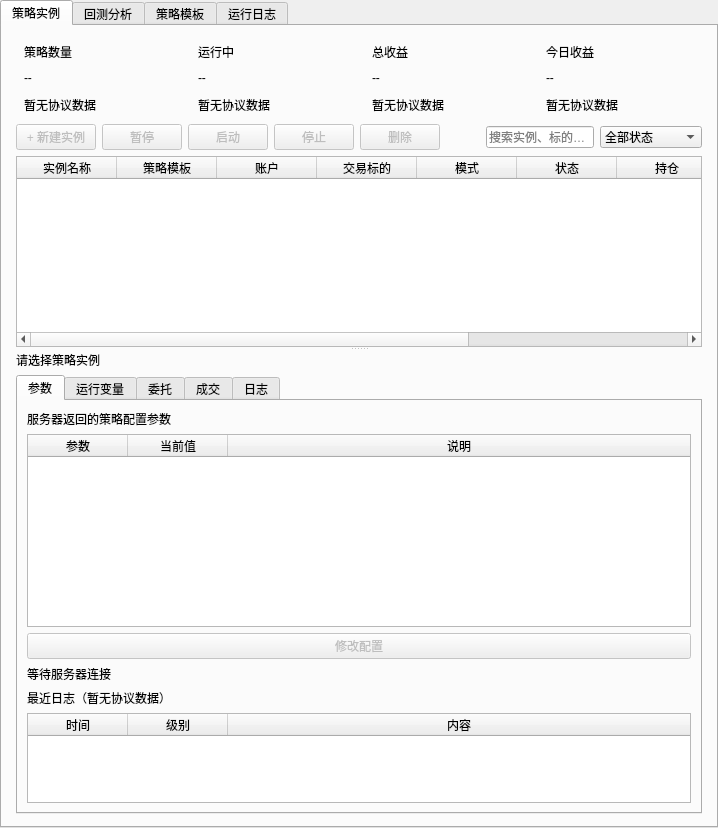
<?xml version="1.0" encoding="utf-8"?>
<ui version="4.0">
	<class>CViewStrategySettingsClass</class>
	<widget class="QWidget" name="strategyManagementPage">
		<layout class="QVBoxLayout" name="rootLayout">
			<property name="leftMargin">
				<number>0</number>
			</property>
			<property name="topMargin">
				<number>0</number>
			</property>
			<property name="rightMargin">
				<number>0</number>
			</property>
			<property name="bottomMargin">
				<number>0</number>
			</property>
			<property name="spacing">
				<number>0</number>
			</property>
			<item>
				<widget class="QTabWidget" name="strategyTabs">
					<widget class="QWidget" name="instancesPage">
						<attribute name="title">
							<string>策略实例</string>
						</attribute>
						<layout class="QVBoxLayout" name="instancesLayout" stretch="0,0,1">
							<property name="leftMargin">
								<number>14</number>
							</property>
							<property name="topMargin">
								<number>12</number>
							</property>
							<property name="rightMargin">
								<number>14</number>
							</property>
							<property name="bottomMargin">
								<number>12</number>
							</property>
							<item>
								<layout class="QHBoxLayout" name="metricsLayout" stretch="1,1,1,1">
									<property name="spacing">
										<number>10</number>
									</property>
									<item>
										<widget class="QFrame" name="strategyCountCard">
											<property name="summaryCard" stdset="0">
												<bool>true</bool>
											</property>
											<property name="minimumSize">
												<size>
													<width>0</width>
													<height>80</height>
												</size>
											</property>
											<property name="maximumSize">
												<size>
													<width>16777215</width>
													<height>80</height>
												</size>
											</property>
											<layout class="QVBoxLayout" name="strategyCountLayout">
												<property name="leftMargin">
													<number>8</number>
												</property>
												<property name="topMargin">
													<number>1</number>
												</property>
												<property name="rightMargin">
													<number>8</number>
												</property>
												<property name="bottomMargin">
													<number>1</number>
												</property>
												<property name="spacing">
													<number>1</number>
												</property>
												<item>
													<widget class="QLabel" name="strategyCountTitle">
														<property name="text">
															<string>策略数量</string>
														</property>
													</widget>
												</item>
												<item>
													<widget class="QLabel" name="strategyCountValue">
														<property name="text">
															<string>--</string>
														</property>
														<property name="strategyMetric" stdset="0">
															<bool>true</bool>
														</property>
													</widget>
												</item>
												<item>
													<widget class="QLabel" name="strategyCountHint">
														<property name="text">
															<string>暂无协议数据</string>
														</property>
													</widget>
												</item>
											</layout>
										</widget>
									</item>
									<item>
										<widget class="QFrame" name="runningCountCard">
											<property name="summaryCard" stdset="0">
												<bool>true</bool>
											</property>
											<property name="minimumSize">
												<size>
													<width>0</width>
													<height>80</height>
												</size>
											</property>
											<property name="maximumSize">
												<size>
													<width>16777215</width>
													<height>80</height>
												</size>
											</property>
											<layout class="QVBoxLayout" name="runningCountLayout">
												<property name="leftMargin">
													<number>8</number>
												</property>
												<property name="topMargin">
													<number>1</number>
												</property>
												<property name="rightMargin">
													<number>8</number>
												</property>
												<property name="bottomMargin">
													<number>1</number>
												</property>
												<property name="spacing">
													<number>1</number>
												</property>
												<item>
											<widget class="QLabel" name="runningCountTitle">
												<property name="text">
													<string>运行中</string>
														</property>
													</widget>
												</item>
												<item>
													<widget class="QLabel" name="runningCountValue">
														<property name="text">
															<string>--</string>
														</property>
														<property name="strategyMetric" stdset="0">
															<bool>true</bool>
														</property>
														<property name="falling" stdset="0">
															<bool>true</bool>
														</property>
													</widget>
												</item>
												<item>
													<widget class="QLabel" name="runningCountHint">
														<property name="text">
															<string>暂无协议数据</string>
														</property>
													</widget>
												</item>
											</layout>
										</widget>
									</item>
									<item>
										<widget class="QFrame" name="totalProfitCard">
											<property name="summaryCard" stdset="0">
												<bool>true</bool>
											</property>
											<property name="minimumSize">
												<size>
													<width>0</width>
													<height>80</height>
												</size>
											</property>
											<property name="maximumSize">
												<size>
													<width>16777215</width>
													<height>80</height>
												</size>
											</property>
											<layout class="QVBoxLayout" name="totalProfitLayout">
												<property name="leftMargin">
													<number>8</number>
												</property>
												<property name="topMargin">
													<number>1</number>
												</property>
												<property name="rightMargin">
													<number>8</number>
												</property>
												<property name="bottomMargin">
													<number>1</number>
												</property>
												<property name="spacing">
													<number>1</number>
												</property>
												<item>
													<widget class="QLabel" name="totalProfitTitle">
														<property name="text">
															<string>总收益</string>
														</property>
													</widget>
												</item>
												<item>
													<widget class="QLabel" name="totalProfitValue">
														<property name="text">
															<string>--</string>
														</property>
														<property name="strategyMetric" stdset="0">
															<bool>true</bool>
														</property>
														<property name="rising" stdset="0">
															<bool>true</bool>
														</property>
													</widget>
												</item>
												<item>
													<widget class="QLabel" name="totalProfitHint">
														<property name="text">
															<string>暂无协议数据</string>
														</property>
													</widget>
												</item>
											</layout>
										</widget>
									</item>
									<item>
										<widget class="QFrame" name="todayProfitCard">
											<property name="summaryCard" stdset="0">
												<bool>true</bool>
											</property>
											<property name="minimumSize">
												<size>
													<width>0</width>
													<height>80</height>
												</size>
											</property>
											<property name="maximumSize">
												<size>
													<width>16777215</width>
													<height>80</height>
												</size>
											</property>
											<layout class="QVBoxLayout" name="todayProfitLayout">
												<property name="leftMargin">
													<number>8</number>
												</property>
												<property name="topMargin">
													<number>1</number>
												</property>
												<property name="rightMargin">
													<number>8</number>
												</property>
												<property name="bottomMargin">
													<number>1</number>
												</property>
												<property name="spacing">
													<number>1</number>
												</property>
												<item>
													<widget class="QLabel" name="todayProfitTitle">
														<property name="text">
															<string>今日收益</string>
														</property>
													</widget>
												</item>
												<item>
													<widget class="QLabel" name="todayProfitValue">
														<property name="text">
															<string>--</string>
														</property>
														<property name="strategyMetric" stdset="0">
															<bool>true</bool>
														</property>
														<property name="rising" stdset="0">
															<bool>true</bool>
														</property>
													</widget>
												</item>
												<item>
													<widget class="QLabel" name="todayProfitHint">
														<property name="text">
															<string>暂无协议数据</string>
														</property>
													</widget>
												</item>
											</layout>
										</widget>
									</item>
								</layout>
							</item>
							<item>
								<layout class="QHBoxLayout" name="toolbarLayout" stretch="0,0,0,0,0,0,1,0">
									<item>
										<widget class="QPushButton" name="newButton">
											<property name="text">
												<string>+ 新建实例</string>
											</property>
											<property name="enabled">
												<bool>false</bool>
											</property>
											<property name="toolTip">
												<string>等待服务器连接；运行控制需服务端协议支持</string>
											</property>
										</widget>
									</item>
									<item>
										<widget class="QPushButton" name="pauseButton">
											<property name="text">
												<string>暂停</string>
											</property>
											<property name="enabled">
												<bool>false</bool>
											</property>
											<property name="toolTip">
												<string>暂停运行中的策略</string>
											</property>
										</widget>
									</item>
									<item>
										<widget class="QPushButton" name="startButton">
											<property name="text">
												<string>启动</string>
											</property>
											<property name="enabled">
												<bool>false</bool>
											</property>
											<property name="toolTip">
												<string>等待服务器连接；运行控制需服务端协议支持</string>
											</property>
										</widget>
									</item>
									<item>
										<widget class="QPushButton" name="stopButton">
											<property name="text">
												<string>停止</string>
											</property>
											<property name="enabled">
												<bool>false</bool>
											</property>
											<property name="toolTip">
												<string>等待服务器连接；运行控制需服务端协议支持</string>
											</property>
										</widget>
									</item>
									<item>
										<widget class="QPushButton" name="deleteButton">
											<property name="text">
												<string>删除</string>
											</property>
											<property name="enabled">
												<bool>false</bool>
											</property>
											<property name="toolTip">
												<string>删除选中的策略配置</string>
											</property>
										</widget>
									</item>
									<item>
										<spacer name="toolbarSpacer">
											<property name="orientation">
												<enum>Qt::Horizontal</enum>
											</property>
											<property name="sizeHint">
												<size>
													<width>40</width>
													<height>20</height>
												</size>
											</property>
										</spacer>
									</item>
									<item>
										<widget class="QLineEdit" name="searchEdit">
											<property name="placeholderText">
												<string>搜索实例、标的或模板</string>
											</property>
											<property name="clearButtonEnabled">
												<bool>true</bool>
											</property>
										</widget>
									</item>
									<item>
										<widget class="QComboBox" name="statusCombo">
											<item>
												<property name="text">
													<string>全部状态</string>
												</property>
											</item>
											<item>
												<property name="text">
													<string>已启用</string>
												</property>
											</item>
											<item>
												<property name="text">
													<string>已禁用</string>
												</property>
											</item>
											<item>
												<property name="text">
													<string>暂无运行状态</string>
												</property>
											</item>
											<item>
												<property name="text">
													<string>异常</string>
												</property>
											</item>
										</widget>
									</item>
								</layout>
							</item>
							<item>
								<widget class="QSplitter" name="detailSplitter">
									<property name="orientation">
										<enum>Qt::Vertical</enum>
									</property>
									<property name="childrenCollapsible">
										<bool>false</bool>
									</property>
									<widget class="QTableWidget" name="instancesTable">
										<property name="editTriggers">
											<set>QAbstractItemView::NoEditTriggers</set>
										</property>
										<property name="selectionBehavior">
											<enum>QAbstractItemView::SelectRows</enum>
										</property>
										<property name="selectionMode">
											<enum>QAbstractItemView::SingleSelection</enum>
										</property>
										<property name="alternatingRowColors">
											<bool>true</bool>
										</property>
										<attribute name="verticalHeaderVisible">
											<bool>false</bool>
										</attribute>
										<attribute name="verticalHeaderDefaultSectionSize">
											<number>30</number>
										</attribute>
										<attribute name="horizontalHeaderStretchLastSection">
											<bool>true</bool>
										</attribute>
										<column>
											<property name="text">
												<string>实例名称</string>
											</property>
										</column>
										<column>
											<property name="text">
												<string>策略模板</string>
											</property>
										</column>
										<column>
											<property name="text">
												<string>账户</string>
											</property>
										</column>
										<column>
											<property name="text">
												<string>交易标的</string>
											</property>
										</column>
										<column>
											<property name="text">
												<string>模式</string>
											</property>
										</column>
										<column>
											<property name="text">
												<string>状态</string>
											</property>
										</column>
										<column>
											<property name="text">
												<string>持仓</string>
											</property>
										</column>
										<column>
											<property name="text">
												<string>今日盈亏</string>
											</property>
										</column>
										<column>
											<property name="text">
												<string>更新时间</string>
											</property>
										</column>
									</widget>
									<widget class="QWidget" name="detailPage">
										<layout class="QVBoxLayout" name="detailLayout" stretch="0,1">
											<item>
												<widget class="QLabel" name="detailsLabel">
													<property name="text">
														<string>请选择策略实例</string>
													</property>
													<property name="wordWrap">
														<bool>true</bool>
													</property>
												</widget>
											</item>
											<item>
												<widget class="QTabWidget" name="detailsTabs">
													<widget class="QWidget" name="parametersPage">
														<attribute name="title">
															<string>参数</string>
														</attribute>
														<layout class="QVBoxLayout" name="parametersLayout" stretch="0,1,0,0,0,0">
															<item>
																<widget class="QLabel" name="parametersHint">
																	<property name="text">
																		<string>服务器返回的策略配置参数</string>
																	</property>
																</widget>
															</item>
															<item>
																<widget class="QTableWidget" name="parametersTable">
																	<property name="editTriggers">
																		<set>QAbstractItemView::NoEditTriggers</set>
																	</property>
																	<property name="selectionBehavior">
																		<enum>QAbstractItemView::SelectRows</enum>
																	</property>
																	<property name="selectionMode">
																		<enum>QAbstractItemView::SingleSelection</enum>
																	</property>
																	<property name="alternatingRowColors">
																		<bool>true</bool>
																	</property>
																	<attribute name="verticalHeaderVisible">
																		<bool>false</bool>
																	</attribute>
																	<attribute name="verticalHeaderDefaultSectionSize">
																		<number>30</number>
																	</attribute>
																	<attribute name="horizontalHeaderStretchLastSection">
																		<bool>true</bool>
																	</attribute>
																	<column>
																		<property name="text">
																			<string>参数</string>
																		</property>
																	</column>
																	<column>
																		<property name="text">
																			<string>当前值</string>
																		</property>
																	</column>
																	<column>
																		<property name="text">
																			<string>说明</string>
																		</property>
																	</column>
																</widget>
															</item>
															<item>
																<widget class="QPushButton" name="modifyButton">
																	<property name="text">
																		<string>修改配置</string>
																	</property>
																	<property name="enabled">
																		<bool>false</bool>
																	</property>
																	<property name="toolTip">
																		<string>等待服务器连接；运行控制需服务端协议支持</string>
																	</property>
																</widget>
															</item>
															<item>
																<widget class="QLabel" name="runtimeLabel">
																	<property name="text">
																		<string>等待服务器连接</string>
																	</property>
																	<property name="wordWrap">
																		<bool>true</bool>
																	</property>
																</widget>
															</item>
															<item>
																<widget class="QLabel" name="recentLogsLabel">
																	<property name="text">
																		<string>最近日志（暂无协议数据）</string>
																	</property>
																</widget>
															</item>
															<item>
																<widget class="QTableWidget" name="logsTable">
																	<property name="editTriggers">
																		<set>QAbstractItemView::NoEditTriggers</set>
																	</property>
																	<property name="selectionBehavior">
																		<enum>QAbstractItemView::SelectRows</enum>
																	</property>
																	<property name="selectionMode">
																		<enum>QAbstractItemView::SingleSelection</enum>
																	</property>
																	<property name="alternatingRowColors">
																		<bool>true</bool>
																	</property>
																	<attribute name="verticalHeaderVisible">
																		<bool>false</bool>
																	</attribute>
																	<attribute name="verticalHeaderDefaultSectionSize">
																		<number>30</number>
																	</attribute>
																	<attribute name="horizontalHeaderStretchLastSection">
																		<bool>true</bool>
																	</attribute>
																	<column>
																		<property name="text">
																			<string>时间</string>
																		</property>
																	</column>
																	<column>
																		<property name="text">
																			<string>级别</string>
																		</property>
																	</column>
																	<column>
																		<property name="text">
																			<string>内容</string>
																		</property>
																	</column>
																	<property name="maximumSize">
																		<size>
																			<width>16777215</width>
																			<height>90</height>
																		</size>
																	</property>
																</widget>
															</item>
														</layout>
													</widget>
													<widget class="QWidget" name="detailPlaceholder0">
														<attribute name="title">
															<string>运行变量</string>
														</attribute>
													</widget>
													<widget class="QWidget" name="detailPlaceholder1">
														<attribute name="title">
															<string>委托</string>
														</attribute>
													</widget>
													<widget class="QWidget" name="detailPlaceholder2">
														<attribute name="title">
															<string>成交</string>
														</attribute>
													</widget>
													<widget class="QWidget" name="detailPlaceholder3">
														<attribute name="title">
															<string>日志</string>
														</attribute>
													</widget>
												</widget>
											</item>
										</layout>
									</widget>
								</widget>
							</item>
						</layout>
					</widget>
					<widget class="QWidget" name="strategyPlaceholder0">
						<attribute name="title">
							<string>回测分析</string>
						</attribute>
					</widget>
					<widget class="QWidget" name="strategyPlaceholder1">
						<attribute name="title">
							<string>策略模板</string>
						</attribute>
					</widget>
					<widget class="QWidget" name="strategyPlaceholder2">
						<attribute name="title">
							<string>运行日志</string>
						</attribute>
					</widget>
				</widget>
			</item>
		</layout>
	</widget>
	<resources />
	<connections />
</ui>
